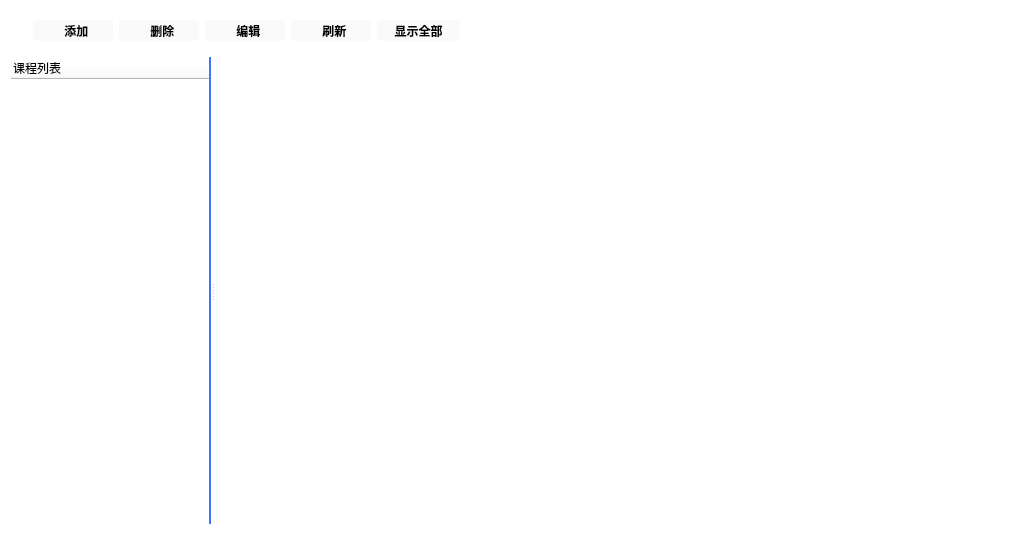
<?xml version="1.0" encoding="UTF-8"?>
<ui version="4.0">
 <class>FormCurriculum</class>
 <widget class="QWidget" name="FormCurriculum">
  <property name="geometry">
   <rect>
    <x>0</x>
    <y>0</y>
    <width>1020</width>
    <height>535</height>
   </rect>
  </property>
  <property name="windowTitle">
   <string>Form</string>
  </property>
  <property name="styleSheet">
   <string notr="true">QWidget
{
	
	background-color: #ffffff;
}


QToolButton {
border: none;
border-radius: 3px;
background-color: #FAFAFA;
min-width: 80px;
font-family: &quot;Microsoft YaHei&quot;;
font-size:9pt;
font-weight: bold;
color:black;
}

QToolButton:hover {
border: none;
border-radius: 3px;
background-color: #EBF8FF;
min-width: 80px;
font-family: &quot;Microsoft YaHei&quot;;
font-size:9pt;
font-weight: bold;
color:gray;
}

QTableView,QTreeWidget
{
	border:none;
}

QTreeWidget
{
	border-right:2px solid #3E75FF;
}
Qlabel
{
	color: rgb(255, 0, 0);
	font: 75 9pt &quot;微软雅黑&quot;;
}</string>
  </property>
  <layout class="QGridLayout" name="gridLayout_2">
   <item row="0" column="0">
    <widget class="QWidget" name="widgetTop" native="true">
     <property name="maximumSize">
      <size>
       <width>16777215</width>
       <height>40</height>
      </size>
     </property>
     <layout class="QGridLayout" name="gridLayout">
      <property name="leftMargin">
       <number>9</number>
      </property>
      <property name="topMargin">
       <number>9</number>
      </property>
      <property name="rightMargin">
       <number>9</number>
      </property>
      <property name="bottomMargin">
       <number>9</number>
      </property>
      <item row="0" column="3">
       <widget class="QToolButton" name="tBtnEdit">
        <property name="enabled">
         <bool>false</bool>
        </property>
        <property name="minimumSize">
         <size>
          <width>80</width>
          <height>0</height>
         </size>
        </property>
        <property name="maximumSize">
         <size>
          <width>70</width>
          <height>16777215</height>
         </size>
        </property>
        <property name="text">
         <string>  编辑</string>
        </property>
        <property name="icon">
         <iconset resource="../icon.qrc">
          <normaloff>:/res/icon/zedit.png</normaloff>:/res/icon/zedit.png</iconset>
        </property>
        <property name="toolButtonStyle">
         <enum>Qt::ToolButtonTextBesideIcon</enum>
        </property>
       </widget>
      </item>
      <item row="0" column="8">
       <widget class="QLabel" name="labelTips">
        <property name="text">
         <string/>
        </property>
       </widget>
      </item>
      <item row="0" column="7">
       <widget class="QToolButton" name="tBtnShowAll">
        <property name="minimumSize">
         <size>
          <width>80</width>
          <height>0</height>
         </size>
        </property>
        <property name="maximumSize">
         <size>
          <width>16777215</width>
          <height>16777215</height>
         </size>
        </property>
        <property name="text">
         <string>显示全部</string>
        </property>
        <property name="icon">
         <iconset resource="../icon.qrc">
          <normaloff>:/res/icon/all.png</normaloff>:/res/icon/all.png</iconset>
        </property>
        <property name="toolButtonStyle">
         <enum>Qt::ToolButtonTextBesideIcon</enum>
        </property>
       </widget>
      </item>
      <item row="0" column="2">
       <widget class="QToolButton" name="tBtnDelete">
        <property name="enabled">
         <bool>false</bool>
        </property>
        <property name="minimumSize">
         <size>
          <width>80</width>
          <height>0</height>
         </size>
        </property>
        <property name="maximumSize">
         <size>
          <width>70</width>
          <height>16777215</height>
         </size>
        </property>
        <property name="text">
         <string>  删除</string>
        </property>
        <property name="icon">
         <iconset resource="../icon.qrc">
          <normaloff>:/res/icon/zdelete.png</normaloff>:/res/icon/zdelete.png</iconset>
        </property>
        <property name="toolButtonStyle">
         <enum>Qt::ToolButtonTextBesideIcon</enum>
        </property>
       </widget>
      </item>
      <item row="0" column="4">
       <widget class="QToolButton" name="tBtnRefresh">
        <property name="minimumSize">
         <size>
          <width>80</width>
          <height>0</height>
         </size>
        </property>
        <property name="maximumSize">
         <size>
          <width>70</width>
          <height>16777215</height>
         </size>
        </property>
        <property name="text">
         <string>  刷新</string>
        </property>
        <property name="icon">
         <iconset resource="../icon.qrc">
          <normaloff>:/res/icon/zrefresh.png</normaloff>:/res/icon/zrefresh.png</iconset>
        </property>
        <property name="toolButtonStyle">
         <enum>Qt::ToolButtonTextBesideIcon</enum>
        </property>
       </widget>
      </item>
      <item row="0" column="0">
       <widget class="QLabel" name="label">
        <property name="styleSheet">
         <string notr="true"/>
        </property>
        <property name="text">
         <string/>
        </property>
       </widget>
      </item>
      <item row="0" column="1">
       <widget class="QToolButton" name="tBtnAdd">
        <property name="enabled">
         <bool>false</bool>
        </property>
        <property name="minimumSize">
         <size>
          <width>80</width>
          <height>0</height>
         </size>
        </property>
        <property name="maximumSize">
         <size>
          <width>70</width>
          <height>16777215</height>
         </size>
        </property>
        <property name="text">
         <string>  添加</string>
        </property>
        <property name="icon">
         <iconset resource="../icon.qrc">
          <normaloff>:/res/icon/zadd.png</normaloff>:/res/icon/zadd.png</iconset>
        </property>
        <property name="popupMode">
         <enum>QToolButton::DelayedPopup</enum>
        </property>
        <property name="toolButtonStyle">
         <enum>Qt::ToolButtonTextBesideIcon</enum>
        </property>
        <property name="arrowType">
         <enum>Qt::NoArrow</enum>
        </property>
       </widget>
      </item>
      <item row="0" column="9">
       <spacer name="horizontalSpacer">
        <property name="orientation">
         <enum>Qt::Horizontal</enum>
        </property>
        <property name="sizeHint" stdset="0">
         <size>
          <width>40</width>
          <height>20</height>
         </size>
        </property>
       </spacer>
      </item>
     </layout>
    </widget>
   </item>
   <item row="1" column="0">
    <widget class="QSplitter" name="splitter">
     <property name="orientation">
      <enum>Qt::Horizontal</enum>
     </property>
     <widget class="QTreeWidget" name="treeWidget">
      <property name="maximumSize">
       <size>
        <width>200</width>
        <height>16777215</height>
       </size>
      </property>
      <column>
       <property name="text">
        <string>课程列表</string>
       </property>
       <property name="icon">
        <iconset resource="../icon.qrc">
         <normaloff>:/res/icon/dir2.png</normaloff>:/res/icon/dir2.png</iconset>
       </property>
      </column>
     </widget>
     <widget class="QTableView" name="tableView"/>
    </widget>
   </item>
  </layout>
 </widget>
 <resources>
  <include location="../icon.qrc"/>
 </resources>
 <connections/>
</ui>
